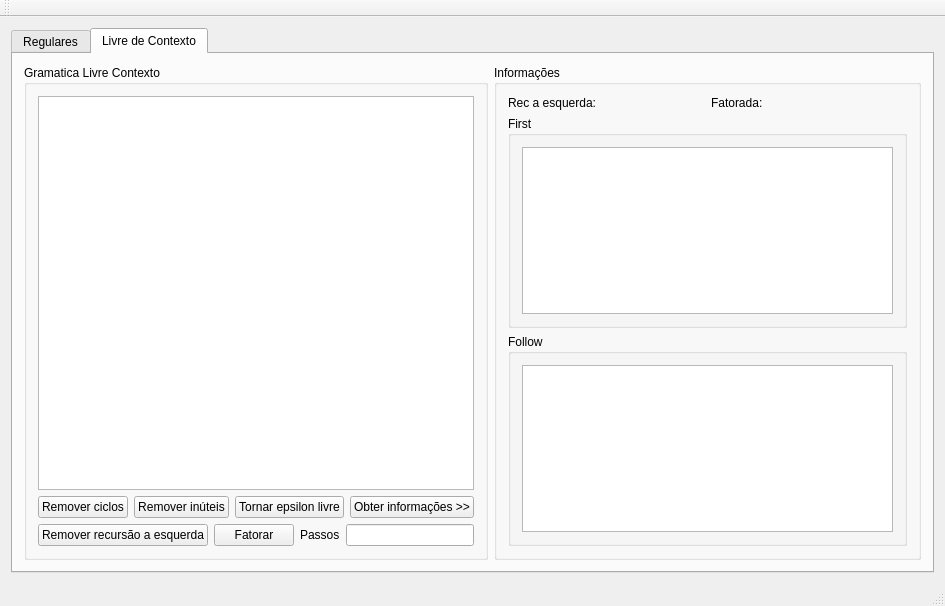
<?xml version="1.0" encoding="UTF-8"?>
<ui version="4.0">
 <class>ManipuladorLR</class>
 <widget class="QMainWindow" name="ManipuladorLR">
  <property name="geometry">
   <rect>
    <x>0</x>
    <y>0</y>
    <width>945</width>
    <height>606</height>
   </rect>
  </property>
  <property name="windowTitle">
   <string>Manipulador de GR, AF e Exp Reg e GLC</string>
  </property>
  <widget class="QWidget" name="centralWidget">
   <layout class="QVBoxLayout" name="verticalLayout_6">
    <item>
     <widget class="QTabWidget" name="tabWidget">
      <property name="currentIndex">
       <number>1</number>
      </property>
      <widget class="QWidget" name="aba_regulares">
       <attribute name="title">
        <string>Regulares</string>
       </attribute>
       <layout class="QVBoxLayout" name="verticalLayout_7">
        <item>
         <widget class="QGroupBox" name="exp_reg_layout">
          <property name="sizePolicy">
           <sizepolicy hsizetype="Minimum" vsizetype="Minimum">
            <horstretch>0</horstretch>
            <verstretch>0</verstretch>
           </sizepolicy>
          </property>
          <property name="title">
           <string>Expressao Regular</string>
          </property>
          <layout class="QVBoxLayout" name="verticalLayout_2">
           <item>
            <layout class="QVBoxLayout" name="verticalLayout_4">
             <item>
              <layout class="QHBoxLayout" name="horizontalLayout_14">
               <item>
                <widget class="QLineEdit" name="exp_reg1">
                 <property name="toolTip">
                  <string>Operadores suportados = * . | ? +
Ex: (abc*)+|(bc?a)*</string>
                 </property>
                </widget>
               </item>
               <item>
                <widget class="QLineEdit" name="exp_reg2">
                 <property name="toolTip">
                  <string>Operadores suportados = * . | ? +
Ex: (abc*)+|(bc?a)*</string>
                 </property>
                </widget>
               </item>
               <item>
                <widget class="QPushButton" name="testar_equivalencia">
                 <property name="text">
                  <string>testar equivalencia</string>
                 </property>
                </widget>
               </item>
               <item>
                <widget class="QLabel" name="sao_equivalentes">
                 <property name="text">
                  <string>OK</string>
                 </property>
                </widget>
               </item>
              </layout>
             </item>
             <item>
              <layout class="QHBoxLayout" name="horizontalLayout_12">
               <item>
                <widget class="QLineEdit" name="exp_reg">
                 <property name="toolTip">
                  <string>Operadores suportados = * . | ? +
Ex: (abc*)+|(bc?a)*</string>
                 </property>
                </widget>
               </item>
               <item>
                <widget class="QPushButton" name="exp_em_automato">
                 <property name="text">
                  <string>Transformar em automato finito</string>
                 </property>
                </widget>
               </item>
               <item>
                <widget class="QPushButton" name="exp_em_gramatica">
                 <property name="text">
                  <string>Transformar em gramatica</string>
                 </property>
                </widget>
               </item>
              </layout>
             </item>
            </layout>
           </item>
          </layout>
         </widget>
        </item>
        <item>
         <layout class="QHBoxLayout" name="automato_layout">
          <item>
           <widget class="QGroupBox" name="automato">
            <property name="title">
             <string>Automato Finito</string>
            </property>
            <layout class="QHBoxLayout" name="horizontalLayout_6">
             <item>
              <layout class="QVBoxLayout" name="verticalLayout">
               <item>
                <layout class="QHBoxLayout" name="horizontalLayout_5">
                 <item>
                  <widget class="QPushButton" name="reconhecer_palavra_automato">
                   <property name="text">
                    <string>Reconhecer palavra</string>
                   </property>
                  </widget>
                 </item>
                 <item>
                  <widget class="QLineEdit" name="palavra_automato"/>
                 </item>
                 <item>
                  <widget class="QLabel" name="reconheceu_palavra">
                   <property name="text">
                    <string>OK</string>
                   </property>
                  </widget>
                 </item>
                </layout>
               </item>
               <item>
                <widget class="QTableWidget" name="tabela_automato">
                 <property name="toolTip">
                  <string>Preencha as transicoes diretamenta na tabela colocando o estado destino para determinado simbolo.</string>
                 </property>
                </widget>
               </item>
               <item>
                <layout class="QHBoxLayout" name="horizontalLayout_3"/>
               </item>
               <item>
                <layout class="QHBoxLayout" name="horizontalLayout_2">
                 <item>
                  <widget class="QPushButton" name="adcionar_simbolo_automato">
                   <property name="text">
                    <string>Adcionar simbolo</string>
                   </property>
                  </widget>
                 </item>
                 <item>
                  <widget class="QPushButton" name="remover_simbolo_automato">
                   <property name="text">
                    <string>Remover simbolo</string>
                   </property>
                  </widget>
                 </item>
                 <item>
                  <widget class="QLineEdit" name="simbolo_automato"/>
                 </item>
                </layout>
               </item>
               <item>
                <layout class="QHBoxLayout" name="horizontalLayout">
                 <item>
                  <widget class="QPushButton" name="adcionar_estado">
                   <property name="text">
                    <string>Adcionar estado</string>
                   </property>
                  </widget>
                 </item>
                 <item>
                  <widget class="QPushButton" name="remover_estado">
                   <property name="text">
                    <string>Remover estado</string>
                   </property>
                  </widget>
                 </item>
                 <item>
                  <widget class="QLineEdit" name="estado_automato">
                   <property name="toolTip">
                    <string>Nome do estado deve ser maiusculo e sem espacos</string>
                   </property>
                  </widget>
                 </item>
                 <item>
                  <widget class="QCheckBox" name="estado_eh_inicial">
                   <property name="text">
                    <string>inicial</string>
                   </property>
                  </widget>
                 </item>
                 <item>
                  <widget class="QCheckBox" name="estado_eh_final">
                   <property name="text">
                    <string>final</string>
                   </property>
                  </widget>
                 </item>
                 <item>
                  <layout class="QHBoxLayout" name="horizontalLayout_7"/>
                 </item>
                </layout>
               </item>
               <item>
                <layout class="QHBoxLayout" name="horizontalLayout_13">
                 <item>
                  <widget class="QPushButton" name="limpar_automato">
                   <property name="text">
                    <string>Limpar</string>
                   </property>
                  </widget>
                 </item>
                 <item>
                  <widget class="QPushButton" name="remover_inalc_automato">
                   <property name="text">
                    <string>Remover inalcancaveis</string>
                   </property>
                  </widget>
                 </item>
                 <item>
                  <widget class="QPushButton" name="remover_mortos_automato">
                   <property name="text">
                    <string>Remover mortos</string>
                   </property>
                  </widget>
                 </item>
                </layout>
               </item>
               <item>
                <widget class="QPushButton" name="automato_em_gramatica">
                 <property name="text">
                  <string>Transformar em gramatica &gt;&gt;</string>
                 </property>
                </widget>
               </item>
               <item>
                <layout class="QHBoxLayout" name="horizontalLayout_4">
                 <item>
                  <widget class="QPushButton" name="salvar_automato">
                   <property name="text">
                    <string>Salvar</string>
                   </property>
                  </widget>
                 </item>
                 <item>
                  <widget class="QPushButton" name="carregar_automato">
                   <property name="text">
                    <string>Carregar</string>
                   </property>
                  </widget>
                 </item>
                 <item>
                  <widget class="QPushButton" name="determinizar">
                   <property name="text">
                    <string>Determinizar</string>
                   </property>
                  </widget>
                 </item>
                 <item>
                  <widget class="QPushButton" name="minimizar">
                   <property name="text">
                    <string>Minimizar</string>
                   </property>
                  </widget>
                 </item>
                </layout>
               </item>
              </layout>
             </item>
            </layout>
           </widget>
          </item>
          <item>
           <widget class="QGroupBox" name="gramatica_regular">
            <property name="title">
             <string>Gramatica Regular</string>
            </property>
            <layout class="QVBoxLayout" name="verticalLayout_5">
             <item>
              <layout class="QVBoxLayout" name="verticalLayout_3">
               <item>
                <widget class="QTableWidget" name="tabela_gramatica"/>
               </item>
               <item>
                <layout class="QHBoxLayout" name="horizontalLayout_8">
                 <item>
                  <widget class="QPushButton" name="adcionar_producao">
                   <property name="toolTip">
                    <string>Exemplo: S -&gt; aS ou S ::= aS</string>
                   </property>
                   <property name="text">
                    <string>Adcionar producao</string>
                   </property>
                  </widget>
                 </item>
                 <item>
                  <widget class="QLineEdit" name="producao">
                   <property name="toolTip">
                    <string>Ex: alpha ::= beta ou alpha -&gt; beta</string>
                   </property>
                  </widget>
                 </item>
                </layout>
               </item>
               <item>
                <layout class="QHBoxLayout" name="horizontalLayout_9">
                 <item>
                  <widget class="QPushButton" name="adcionar_nt">
                   <property name="text">
                    <string>Adcionar NT</string>
                   </property>
                  </widget>
                 </item>
                 <item>
                  <widget class="QPushButton" name="remover_nt">
                   <property name="text">
                    <string>Remover NT</string>
                   </property>
                  </widget>
                 </item>
                 <item>
                  <widget class="QLineEdit" name="nao_terminal">
                   <property name="toolTip">
                    <string>Nao terminal deve ser maiusculo e sem espacos</string>
                   </property>
                  </widget>
                 </item>
                 <item>
                  <widget class="QCheckBox" name="nt_eh_inicial">
                   <property name="text">
                    <string>inicial</string>
                   </property>
                  </widget>
                 </item>
                </layout>
               </item>
               <item>
                <widget class="QPushButton" name="gramatica_em_automato">
                 <property name="text">
                  <string>&lt;&lt; Transformar em automato finito</string>
                 </property>
                </widget>
               </item>
               <item>
                <layout class="QHBoxLayout" name="horizontalLayout_11">
                 <item>
                  <widget class="QPushButton" name="limpar_gramatica">
                   <property name="text">
                    <string>Limpar</string>
                   </property>
                  </widget>
                 </item>
                 <item>
                  <widget class="QPushButton" name="salvar_gramatica">
                   <property name="text">
                    <string>Salvar</string>
                   </property>
                  </widget>
                 </item>
                 <item>
                  <widget class="QPushButton" name="carregar_gramatica">
                   <property name="text">
                    <string>Carregar</string>
                   </property>
                  </widget>
                 </item>
                </layout>
               </item>
              </layout>
             </item>
            </layout>
           </widget>
          </item>
         </layout>
        </item>
       </layout>
      </widget>
      <widget class="QWidget" name="aba_livre_contexto">
       <attribute name="title">
        <string>Livre de Contexto</string>
       </attribute>
       <layout class="QHBoxLayout" name="horizontalLayout_18">
        <item>
         <widget class="QGroupBox" name="groupBox">
          <property name="title">
           <string>Gramatica Livre Contexto</string>
          </property>
          <layout class="QVBoxLayout" name="verticalLayout_9">
           <item>
            <layout class="QVBoxLayout" name="verticalLayout_8">
             <item>
              <widget class="QPlainTextEdit" name="campo_glc"/>
             </item>
             <item>
              <layout class="QHBoxLayout" name="horizontalLayout_15">
               <item>
                <widget class="QPushButton" name="remover_ciclos_glc">
                 <property name="text">
                  <string>Remover ciclos</string>
                 </property>
                </widget>
               </item>
               <item>
                <widget class="QPushButton" name="remover_inuteis_glc">
                 <property name="text">
                  <string>Remover inúteis</string>
                 </property>
                </widget>
               </item>
               <item>
                <widget class="QPushButton" name="epsilon_livre_glc">
                 <property name="text">
                  <string>Tornar epsilon livre</string>
                 </property>
                </widget>
               </item>
               <item>
                <widget class="QPushButton" name="obter_info_glc">
                 <property name="text">
                  <string>Obter informações &gt;&gt;</string>
                 </property>
                </widget>
               </item>
              </layout>
             </item>
             <item>
              <layout class="QHBoxLayout" name="horizontalLayout_10">
               <item>
                <widget class="QPushButton" name="remover_rec_esq_glc">
                 <property name="text">
                  <string>Remover recursão a esquerda</string>
                 </property>
                </widget>
               </item>
               <item>
                <layout class="QHBoxLayout" name="horizontalLayout_16">
                 <item>
                  <widget class="QPushButton" name="fatorar_glc">
                   <property name="text">
                    <string>Fatorar</string>
                   </property>
                  </widget>
                 </item>
                 <item>
                  <widget class="QLabel" name="passos_glc">
                   <property name="text">
                    <string>Passos</string>
                   </property>
                  </widget>
                 </item>
                 <item>
                  <widget class="QLineEdit" name="campo_passos_glc"/>
                 </item>
                </layout>
               </item>
              </layout>
             </item>
            </layout>
           </item>
          </layout>
         </widget>
        </item>
        <item>
         <widget class="QGroupBox" name="groupBox_2">
          <property name="title">
           <string>Informações</string>
          </property>
          <layout class="QVBoxLayout" name="verticalLayout_10">
           <item>
            <layout class="QHBoxLayout" name="horizontalLayout_17">
             <item>
              <widget class="QLabel" name="rotulo_rec_esquerda">
               <property name="text">
                <string>Rec a esquerda: </string>
               </property>
              </widget>
             </item>
             <item>
              <widget class="QLabel" name="rotulo_fatorada">
               <property name="text">
                <string>Fatorada:</string>
               </property>
              </widget>
             </item>
            </layout>
           </item>
           <item>
            <widget class="QGroupBox" name="groupBox_4">
             <property name="title">
              <string>First</string>
             </property>
             <layout class="QVBoxLayout" name="verticalLayout_11">
              <item>
               <widget class="QPlainTextEdit" name="campo_first_glc"/>
              </item>
             </layout>
            </widget>
           </item>
           <item>
            <widget class="QGroupBox" name="groupBox_3">
             <property name="title">
              <string>Follow</string>
             </property>
             <layout class="QVBoxLayout" name="verticalLayout_12">
              <item>
               <widget class="QPlainTextEdit" name="campo_follow_glc"/>
              </item>
             </layout>
            </widget>
           </item>
          </layout>
         </widget>
        </item>
       </layout>
      </widget>
     </widget>
    </item>
   </layout>
  </widget>
  <widget class="QMenuBar" name="menuBar">
   <property name="geometry">
    <rect>
     <x>0</x>
     <y>0</y>
     <width>945</width>
     <height>25</height>
    </rect>
   </property>
  </widget>
  <widget class="QToolBar" name="mainToolBar">
   <attribute name="toolBarArea">
    <enum>TopToolBarArea</enum>
   </attribute>
   <attribute name="toolBarBreak">
    <bool>false</bool>
   </attribute>
  </widget>
  <widget class="QStatusBar" name="statusBar"/>
 </widget>
 <layoutdefault spacing="6" margin="11"/>
 <resources/>
 <connections/>
</ui>
